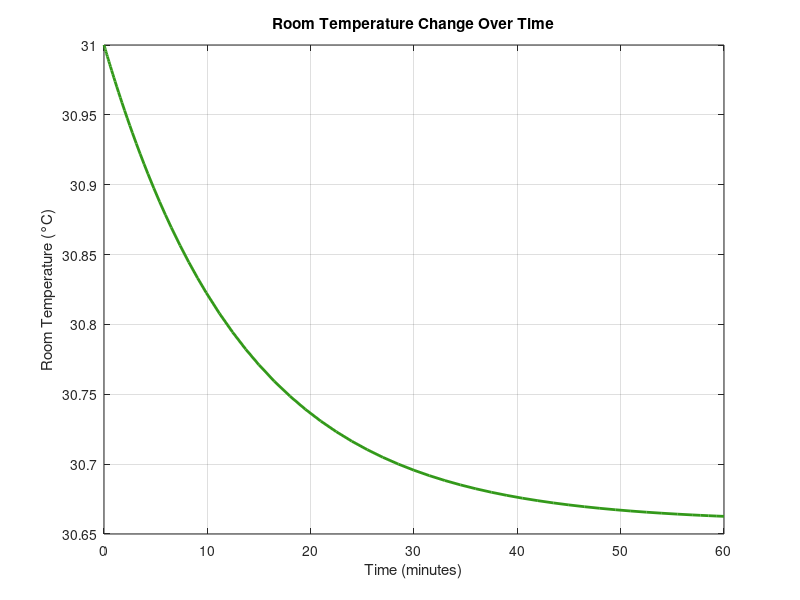

Write the MATLAB code that produced this figure.
U = 0.13;
A = 242;
Q = 42.19987;
m = 10 * 8 * 4.5 * 1.18;
c = 1;
theta_out = 32;
theta0 = 31;

dtheta_dt = @(t, theta) (U*A/(m*c)) * (theta_out - theta) - Q/(m*c);

t_min = [0, 60];

[t, theta] = ode45(dtheta_dt, t_min, theta0);

plot(t, theta, 'Color', [0.2 0.6 0.1], 'LineWidth', 2);
xlabel('Time (minutes)');
ylabel('Room Temperature (°C)');
title('Room Temperature Change Over Time');
grid on;
